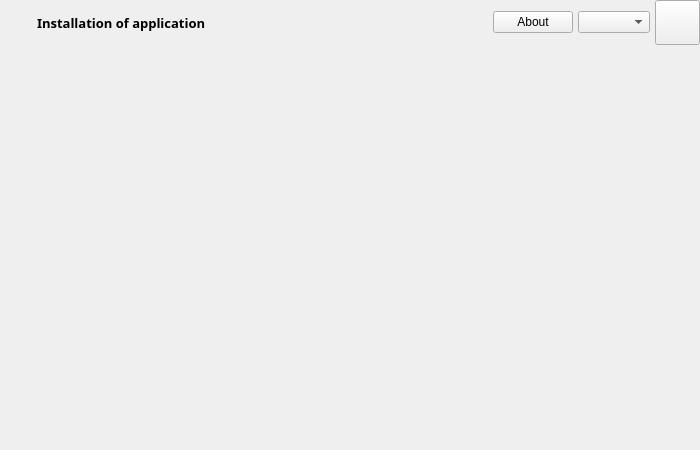
<?xml version="1.0" encoding="UTF-8"?>
<ui version="4.0">
 <class>Window</class>
 <widget class="QMainWindow" name="Window">
  <property name="geometry">
   <rect>
    <x>0</x>
    <y>0</y>
    <width>700</width>
    <height>450</height>
   </rect>
  </property>
  <property name="windowTitle">
   <string notr="true"/>
  </property>
  <property name="windowIcon">
   <iconset resource="../resources.qrc">
    <normaloff>:/images/resources/images/icon.png</normaloff>:/images/resources/images/icon.png</iconset>
  </property>
  <property name="statusTip">
   <string notr="true"/>
  </property>
  <property name="styleSheet">
   <string notr="true">QMainWindow{
	background : @color-panel-background;
}</string>
  </property>
  <widget class="QWidget" name="centralwidget">
   <property name="styleSheet">
    <string notr="true">QWidget#centralwidget{
	background : @color-panel-background;
	border: @border-windowpx solid @color-button-background;
}</string>
   </property>
   <layout class="QVBoxLayout" name="verticalLayout_3">
    <property name="leftMargin">
     <number>0</number>
    </property>
    <property name="topMargin">
     <number>0</number>
    </property>
    <property name="rightMargin">
     <number>0</number>
    </property>
    <property name="bottomMargin">
     <number>0</number>
    </property>
    <item>
     <layout class="QVBoxLayout" name="verticalLayout_2">
      <property name="spacing">
       <number>0</number>
      </property>
      <item>
       <widget class="QWidget" name="menuBar" native="true">
        <property name="maximumSize">
         <size>
          <width>16777215</width>
          <height>45</height>
         </size>
        </property>
        <layout class="QHBoxLayout" name="horizontalLayout_2">
         <property name="leftMargin">
          <number>0</number>
         </property>
         <property name="topMargin">
          <number>0</number>
         </property>
         <property name="rightMargin">
          <number>0</number>
         </property>
         <property name="bottomMargin">
          <number>0</number>
         </property>
         <item>
          <layout class="QHBoxLayout" name="horizontalLayout">
           <property name="spacing">
            <number>5</number>
           </property>
           <item>
            <widget class="QLabel" name="labelIconTitle">
             <property name="sizePolicy">
              <sizepolicy hsizetype="Fixed" vsizetype="Minimum">
               <horstretch>0</horstretch>
               <verstretch>0</verstretch>
              </sizepolicy>
             </property>
             <property name="minimumSize">
              <size>
               <width>32</width>
               <height>32</height>
              </size>
             </property>
             <property name="styleSheet">
              <string notr="true">padding : 5px;</string>
             </property>
             <property name="text">
              <string notr="true"/>
             </property>
             <property name="pixmap">
              <pixmap resource="../resources.qrc">:/images/resources/images/logo_title.png</pixmap>
             </property>
            </widget>
           </item>
           <item>
            <widget class="QLabel" name="labelTitle">
             <property name="sizePolicy">
              <sizepolicy hsizetype="Preferred" vsizetype="Preferred">
               <horstretch>0</horstretch>
               <verstretch>0</verstretch>
              </sizepolicy>
             </property>
             <property name="minimumSize">
              <size>
               <width>200</width>
               <height>0</height>
              </size>
             </property>
             <property name="font">
              <font>
               <family>Segoe WP</family>
               <pointsize>10</pointsize>
               <weight>75</weight>
               <bold>true</bold>
              </font>
             </property>
             <property name="styleSheet">
              <string notr="true">color: @color-text-on-background ;</string>
             </property>
             <property name="text">
              <string notr="true">Installation of application</string>
             </property>
            </widget>
           </item>
           <item>
            <spacer name="horizontalSpacer">
             <property name="orientation">
              <enum>Qt::Horizontal</enum>
             </property>
             <property name="sizeHint" stdset="0">
              <size>
               <width>40</width>
               <height>20</height>
              </size>
             </property>
            </spacer>
           </item>
           <item>
            <widget class="QPushButton" name="buttonAbout">
             <property name="styleSheet">
              <string notr="true">QPushButton {
	background-color: transparent;
	padding: 8px;
	border: px0;
	color : @color-text-gray;
}

QPushButton:hover {
	color : @color-text-on-background;
}</string>
             </property>
             <property name="text">
              <string>About</string>
             </property>
            </widget>
           </item>
           <item>
            <widget class="QComboBox" name="comboBoxLanguage">
             <property name="styleSheet">
              <string notr="true"/>
             </property>
             <property name="currentText">
              <string/>
             </property>
            </widget>
           </item>
           <item>
            <widget class="QPushButton" name="buttonClose">
             <property name="sizePolicy">
              <sizepolicy hsizetype="Fixed" vsizetype="Fixed">
               <horstretch>0</horstretch>
               <verstretch>0</verstretch>
              </sizepolicy>
             </property>
             <property name="minimumSize">
              <size>
               <width>45</width>
               <height>45</height>
              </size>
             </property>
             <property name="styleSheet">
              <string notr="true">QPushButton {
	border: 0px;
	margin: 1px;
}
QPushButton:hover {
	background-color: @color-panel-background-border;
}</string>
             </property>
             <property name="text">
              <string/>
             </property>
             <property name="icon">
              <iconset>
               <normalon>:/images/resources/images/close.png</normalon>
              </iconset>
             </property>
            </widget>
           </item>
          </layout>
         </item>
        </layout>
       </widget>
      </item>
      <item>
       <widget class="QWidget" name="content" native="true">
        <layout class="QGridLayout" name="gridLayout_2">
         <property name="leftMargin">
          <number>0</number>
         </property>
         <property name="topMargin">
          <number>0</number>
         </property>
         <property name="rightMargin">
          <number>0</number>
         </property>
         <property name="bottomMargin">
          <number>0</number>
         </property>
         <item row="0" column="0">
          <layout class="QGridLayout" name="contentLayout">
           <property name="leftMargin">
            <number>2</number>
           </property>
           <property name="topMargin">
            <number>2</number>
           </property>
           <property name="rightMargin">
            <number>2</number>
           </property>
           <property name="bottomMargin">
            <number>2</number>
           </property>
          </layout>
         </item>
        </layout>
       </widget>
      </item>
     </layout>
    </item>
   </layout>
  </widget>
 </widget>
 <resources>
  <include location="../resources.qrc"/>
 </resources>
 <connections/>
</ui>
